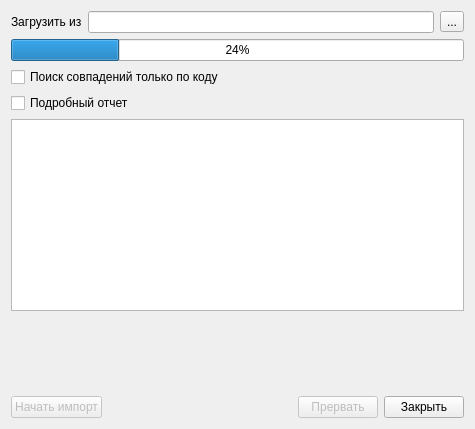
<?xml version="1.0" encoding="UTF-8"?>
<ui version="4.0">
 <class>ImportRbService</class>
 <widget class="QDialog" name="ImportRbService">
  <property name="geometry">
   <rect>
    <x>0</x>
    <y>0</y>
    <width>475</width>
    <height>429</height>
   </rect>
  </property>
  <property name="windowTitle">
   <string>Импорт справочника &quot;Услуги&quot;</string>
  </property>
  <layout class="QGridLayout">
   <item row="0" column="0">
    <layout class="QHBoxLayout">
     <property name="spacing">
      <number>6</number>
     </property>
     <property name="margin">
      <number>0</number>
     </property>
     <item>
      <widget class="QLabel" name="label">
       <property name="text">
        <string>Загрузить из</string>
       </property>
      </widget>
     </item>
     <item>
      <widget class="QLineEdit" name="edtFileName"/>
     </item>
     <item>
      <widget class="QToolButton" name="btnSelectFile">
       <property name="text">
        <string>...</string>
       </property>
      </widget>
     </item>
    </layout>
   </item>
   <item row="1" column="0">
    <widget class="CProgressBar" name="progressBar">
     <property name="value">
      <number>24</number>
     </property>
     <property name="orientation">
      <enum>Qt::Horizontal</enum>
     </property>
    </widget>
   </item>
   <item row="5" column="0">
    <widget class="QLabel" name="statusLabel">
     <property name="text">
      <string/>
     </property>
    </widget>
   </item>
   <item row="6" column="0">
    <spacer>
     <property name="orientation">
      <enum>Qt::Vertical</enum>
     </property>
     <property name="sizeHint" stdset="0">
      <size>
       <width>20</width>
       <height>40</height>
      </size>
     </property>
    </spacer>
   </item>
   <item row="7" column="0">
    <layout class="QHBoxLayout">
     <property name="spacing">
      <number>6</number>
     </property>
     <property name="margin">
      <number>0</number>
     </property>
     <item>
      <widget class="QPushButton" name="btnImport">
       <property name="enabled">
        <bool>false</bool>
       </property>
       <property name="text">
        <string>Начать импорт</string>
       </property>
      </widget>
     </item>
     <item>
      <spacer>
       <property name="orientation">
        <enum>Qt::Horizontal</enum>
       </property>
       <property name="sizeHint" stdset="0">
        <size>
         <width>40</width>
         <height>20</height>
        </size>
       </property>
      </spacer>
     </item>
     <item>
      <widget class="QPushButton" name="btnAbort">
       <property name="enabled">
        <bool>false</bool>
       </property>
       <property name="text">
        <string>Прервать</string>
       </property>
      </widget>
     </item>
     <item>
      <widget class="QPushButton" name="btnClose">
       <property name="text">
        <string>Закрыть</string>
       </property>
      </widget>
     </item>
    </layout>
   </item>
   <item row="4" column="0">
    <widget class="QTextBrowser" name="logBrowser"/>
   </item>
   <item row="3" column="0">
    <widget class="QCheckBox" name="chkFullLog">
     <property name="text">
      <string>Подробный отчет</string>
     </property>
    </widget>
   </item>
   <item row="2" column="0">
    <widget class="QCheckBox" name="chkCompareOnlyByCode">
     <property name="text">
      <string>Поиск совпадений только по коду</string>
     </property>
    </widget>
   </item>
  </layout>
 </widget>
 <customwidgets>
  <customwidget>
   <class>CProgressBar</class>
   <extends>QProgressBar</extends>
   <header>library/ProgressBar.h</header>
  </customwidget>
 </customwidgets>
 <resources/>
 <connections/>
</ui>
